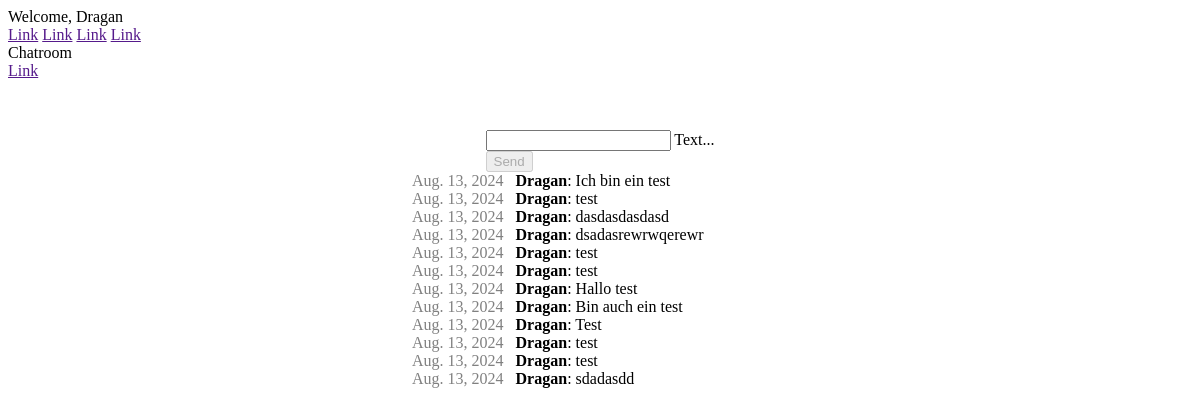
Page /chat/ (signed in) on the committed database.
### chat/models.py (models this page shows)
class Message(models.Model):
    text = models.CharField(max_length=500)
    created_at = models.DateField(default=date.today)
    author = models.ForeignKey(settings.AUTH_USER_MODEL, on_delete=models.CASCADE, related_name='author_message_set')
    receiver = models.ForeignKey(settings.AUTH_USER_MODEL, on_delete=models.CASCADE, related_name='receiver_message_set')
    chat = models.ForeignKey(Chat, on_delete=models.CASCADE, default=None, blank=True, null=True)

### chat/views.py (the view, shortened to what this page needs)
# urls.py: path('chat/', index),
@login_required(login_url='/login/')
def index(request):
    chatMessages = Message.objects.filter(chat__id=1)
    return render(request, 'chat/index.html', {'messages': chatMessages})

### chat/templates/chat/index.html (shortened to what this page needs)
{% extends "base.html" %} {% block content %}
<div class="page-content">
  {% if request.user.is_authenticated %}
  <form onsubmit="sendMessage(); return false" method="post">
    <div class="mdl-textfield mdl-js-textfield mdl-textfield--floating-label">
      <input
        class="mdl-textfield__input"
        name="textmessage"
        type="text"
        id="chatMsg"
        onkeyup="isMessageTextEmpty()"
      />
      <label class="mdl-textfield__label" for="sample3">Text...</label>
    </div>
    <button
      id="sendButton"
      class="mdl-button mdl-js-button mdl-button--raised mdl-js-ripple-effect mdl-button--accent"
      type="submit"
      disabled
    >
      Send
    </button>
  </form>
  <div class="chat-msg" id="msgContainer">
    {% for message in messages %}
    <div>
      <div>
        <span class="mr-8 gray">{{message.created_at}}</span>
        <b>{{message.author}}</b>: {{message.text}}
      </div>
    </div>
    {% endfor %}
  </div>
  {% else %}
  <h1>Sie sind nicht eingeloggt</h1>
  <p>Bitte loggen Sie sich ein <a href="/login/">Login</a></p>
  {% endif %}
</div>
{% endblock %}

### templates/base.html (shortened to what this page needs)
<!DOCTYPE html>
<html lang="en">
  <head>
    <link
      rel="stylesheet"
      href="https://code.getmdl.io/1.3.0/material.indigo-pink.min.css"
    />
    {% load static %}
    <link rel="stylesheet" href="{% static 'css/style.css' %}" />
  </head>
  <body>
    <div class="mdl-layout mdl-js-layout mdl-layout--fixed-header">
      <header class="mdl-layout__header">
        <div class="mdl-layout__header-row">
          <span class="mdl-layout-title">
            {% if request.user.is_authenticated %} Welcome,
            {{request.user.username }} {% else %} Welcome, Guest {% endif %}
          </span>
          <nav class="mdl-navigation mdl-layout--large-screen-only">
            <a class="mdl-navigation__link" href="">Link</a>
            <a class="mdl-navigation__link" href="">Link</a>
            <a class="mdl-navigation__link" href="">Link</a>
            <a class="mdl-navigation__link" href="">Link</a>
          </nav>
        </div>
      </header>
      <div class="mdl-layout__drawer">
        <span class="mdl-layout-title">Chatroom</span>
        <nav class="mdl-navigation">
          <a class="mdl-navigation__link" href="">Link</a>
        </nav>
      </div>
      <main class="mdl-layout__content">
        {% block content %} {% endblock %}
      </main>
    </div>
  </body>
</html>

### static/css/style.css (style rules this page uses)
.page-content { display: flex; flex-direction: column; justify-content: center; align-items: center; margin-top: 50px; }
.chat-msg { max-width: 376px; width: 100%; }
button { width: fit-content; }
.gray { color: gray; }
.mr-8 { margin-right: 8px; }

### rows in the picture
Message: created_at "Aug. 13, 2024", author "Dragan", text "Ich bin ein test"
Message: created_at "Aug. 13, 2024", author "Dragan", text "test"
Message: created_at "Aug. 13, 2024", author "Dragan", text "dasdasdasdasd"
Message: created_at "Aug. 13, 2024", author "Dragan", text "dsadasrewrwqerewr"
Message: created_at "Aug. 13, 2024", author "Dragan", text "test"
Message: created_at "Aug. 13, 2024", author "Dragan", text "test"
Message: created_at "Aug. 13, 2024", author "Dragan", text "Hallo test"
Message: created_at "Aug. 13, 2024", author "Dragan", text "Bin auch ein test"
Message: created_at "Aug. 13, 2024", author "Dragan", text "Test"
Message: created_at "Aug. 13, 2024", author "Dragan", text "test"
Message: created_at "Aug. 13, 2024", author "Dragan", text "test"
Message: created_at "Aug. 13, 2024", author "Dragan", text "sdadasdd"

### other values in the picture
{{ request.user.username }} "Dragan"
